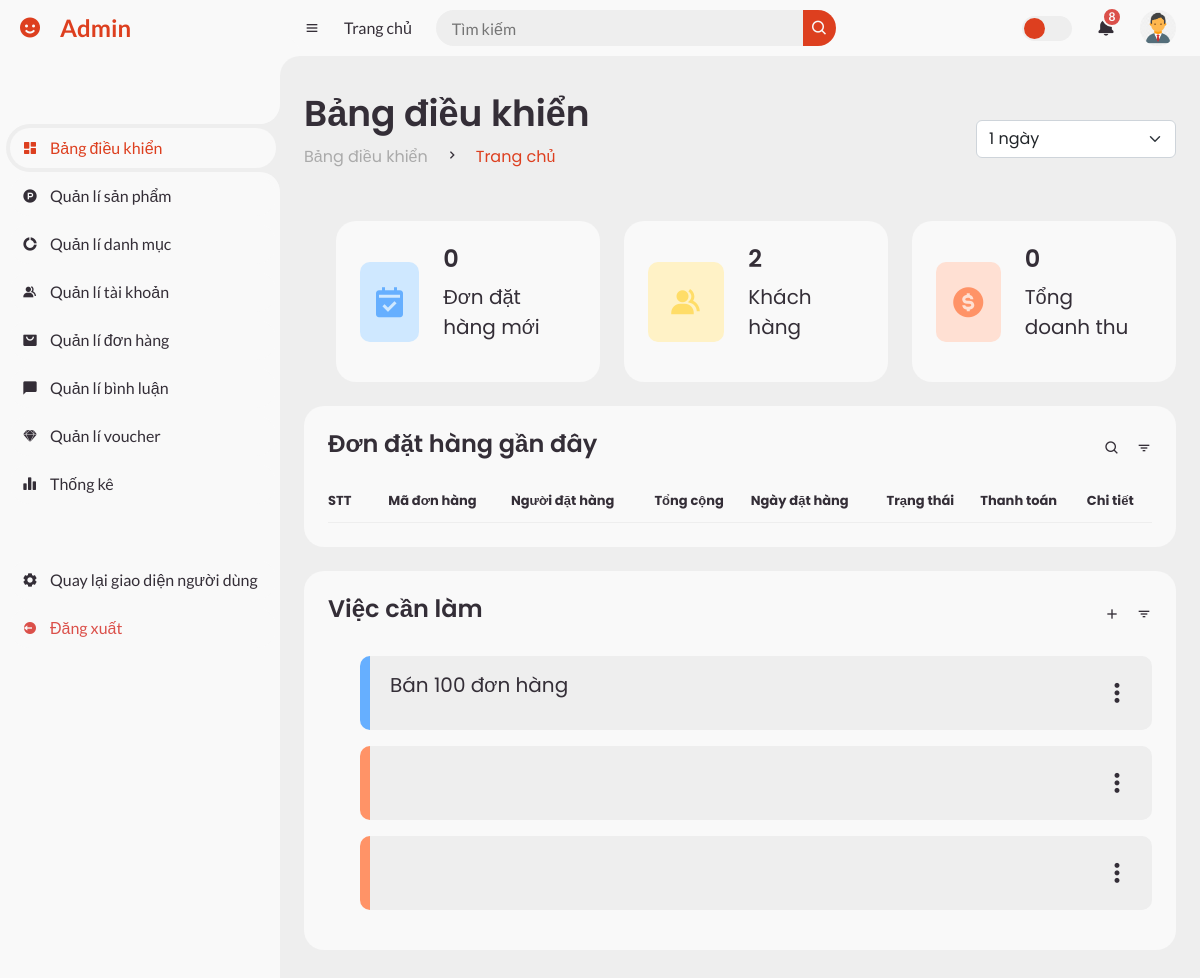
Screenshot of /admin/index.php (signed in) with the database file from the repository.
### tables this page shows
CREATE TABLE `users` (
  `user_id` int NOT NULL,
  `first_name` varchar(100) NOT NULL,
  `last_name` varchar(100) NOT NULL,
  `email` varchar(100) NOT NULL,
  `user_image` varchar(255) DEFAULT NULL,
  `password` varchar(100) NOT NULL,
  `phone` varchar(100) DEFAULT NULL,
  `date` date NOT NULL,
  `address` varchar(255) DEFAULT NULL,
  `gender` varchar(10) NOT NULL,
  `role` int NOT NULL DEFAULT '0'
);

CREATE TABLE `todolist` (
  `todolist_id` int NOT NULL,
  `content` varchar(100) NOT NULL,
  `status` varchar(100) NOT NULL DEFAULT 'not-completed'
);

### models/PDO_admin.php (called while the page is built, shortened)
<?php
$conn = null;
try {
    $conn = new PDO('mysql:host=localhost;dbname=vanh-store', 'root', '', [
        PDO::ATTR_ERRMODE => PDO::ERRMODE_EXCEPTION,
        PDO::ATTR_DEFAULT_FETCH_MODE => PDO::FETCH_ASSOC
    ]);
} catch (PDOException $e) {
    echo 'Kết nối thất bại ' . $e->getMessage() . '<br>';
}
function getDataBy($table, $data)
{
    if($data==[]){
        $data=1;
    }else{
        foreach ($data as $key => $value) {
            $data[$key] = $key . "='" . $value . "'";
        }
    }
    $data = implode(" AND ", $data);
    $sql = "SELECT * FROM ${table} WHERE ${data}";
    return query($sql)->fetch();
}
function getAll($table, $orderBy=[], $limit=999999)
{
    $orderBy = $orderBy==[]?'':("ORDER BY ".implode(",", $orderBy));
    $sql = "SELECT * FROM ${table}  ${orderBy} LIMIT ${limit}";
    return query($sql)->fetchAll();
}
function query($sql)
{
    global $conn;
    $stmt = $conn->prepare($sql);
    $stmt->execute();
    return $stmt;
}

### models/adminModel/dashboardModel.php (called while the page is built)
<?php
function totalSell($day=7){
    $sql="SELECT SUM(amount * price) AS total_sell
    FROM order_details od
    JOIN orders o
    ON o.order_id=od.order_id
    WHERE date(create_at) >= DATE_SUB(CURRENT_DATE,INTERVAL ${day} DAY)";
    return query($sql)->fetch();
}
function totalUser(){
    $sql="SELECT COUNT(user_id) AS total_user
    FROM users";
    return query($sql)->fetch();
}
function newOrder($day=7){
    $sql="SELECT u.user_id,o.order_id,CONCAT(u.first_name,' ',u.last_name) AS fullName,u.user_image,o.receiver_name,o.receiver_address,o.ma_don_hang,o.receiver_phone,o.status,o.payment_status,date(o.create_at) as create_at,SUM((od.price * od.amount) - o.voucher) AS total
    FROM `orders` o
    JOIN users u
    ON u.user_id= o.user_id
    JOIN order_details od
    ON od.order_id=o.order_id
    WHERE date(create_at) >= DATE_SUB(CURRENT_DATE,INTERVAL ${day} DAY)
    GROUP BY order_id
    ORDER BY order_id DESC
    ";
    return query($sql)->fetchAll();
}

### admin/dashboard.php (the view, shortened to what this page needs)
<section id="content">
    <nav>
        <i class='bx bx-menu'></i>
        <a href="#" class="nav-link">Trang chủ</a>
        <form action="#">
            <div class="form-input">
                <input type="search" placeholder="Tìm kiếm">
                <button type="submit" class="search-btn"><i class='bx bx-search'></i></button>
            </div>
        </form>
        <label for="switch-mode" class="switch-mode"></label>
        <a href="#" class="notification">
            <i class='bx bxs-bell'></i>
            <span class="num">8</span>
        </a>
        <a href="#" class="profile">
            <img src="../public/upload/image/user/<?= $user['user_image'] ?>">
        </a>
    </nav>
    <main>
        <div class="head-title">
            <div class="left">
                <h1>Bảng điều khiển</h1>
                <ul class="breadcrumb">
                    <li>
                        <a href="#">Bảng điều khiển</a>
                    </li>
                    <li><i class='bx bx-chevron-right'></i></li>
                    <li>
                        <a class="active" href="#">Trang chủ</a>
                    </li>
                </ul>
            </div>
            <div style="width: 200px;">
                <select class="form-select select-day" name="" id="">
                    <option <?= $day == 1 ? 'selected' : '' ?> value="1">1 ngày</option>
                </select>
            </div>
        </div>
        <ul class="box-info">
            <li>
                <i class='bx bxs-calendar-check'></i>
                <span class="text">
                    <h3><?= count($newOrder) ?></h3>
                    <p>Đơn đặt hàng mới</p>
                </span>
            </li>
            <li>
                <i class='bx bxs-group'></i>
                <span class="text">
                    <h3><?= $totalUser['total_user'] ?></h3>
                    <p>Khách hàng</p>
                </span>
            </li>
            <li>
                <i class='bx bxs-dollar-circle'></i>
                <span class="text">
                    <h3><?= number_format($totalSell['total_sell']??0, 0, ',', '.') ?></h3>
                    <p>Tổng doanh thu</p>
                </span>
            </li>
        </ul>
        <div class="table-data">
            <div class="order">
                <div class="head">
                    <h3>Đơn đặt hàng gần đây</h3>
                    <i class='bx bx-search'></i>
                    <i class='bx bx-filter'></i>
                </div>
                <table>
                    <thead>
                    <tr>
                        <th style="padding-right: 20px">STT</th>
                        <th>Mã đơn hàng</th>
                        <th>Người đặt hàng</th>
                        <th>Tổng cộng</th>
                        <th>Ngày đặt hàng</th>
                        <th>Trạng thái</th>
                        <th>Thanh toán</th>
                        <th>Chi tiết</th>
                    </tr>
                    </thead>
                </table>
            </div>
            <div class="todo" style="flex-basis: 362px;">
                <div class="head">
                    <h3>Việc cần làm</h3>
                    <i class='bx bx-plus'></i>
                    <i class='bx bx-filter'></i>
                </div>
                <ul class="todo-list">
                    <?php foreach ($todolist as $todo) : ?>
                        <li todoList_id="<?= $todo['todolist_id'] ?>" class="<?= $todo['status'] ?>">
                            <p contenteditable="true"><?= $todo['content'] ?></p>
                            <i class='bx bx-dots-vertical-rounded menu_option'>
                            </i>
                        </li>
                    <?php endforeach; ?>
                </ul>
            </div>
        </div>
    </main>
</section>

### public/css/adminDetail.css (style rules this page uses)
:root { --nc-cl-hd: #cc3b1e; --nc-cl-hd2-dost: #dd3f1f; --nc-bg-bd: #ee4d2d; }
#content nav form .form-input button { background-color: var(--nc-cl-hd2-dost); }
#content nav .switch-mode::before { background-color: var(--nc-cl-hd2-dost); }
#content main .head-title .left .breadcrumb li a.active { color: var(--nc-cl-hd2-dost) !important; }

### admin/dashboard.php (style rules this page uses)
p { display: block; width: 85%; font-size: 20px; }
.menu_option { position: relative; }
.todo-list > li > i { font-size: 30px; }

### rows the page displays
users: user_image (picture)
todolist: content "Bán 100 đơn hàng"

### other values shown
count($newOrder) "0"
$totalUser['total_user'] "2"
$totalSell['total_sell'] "0"
